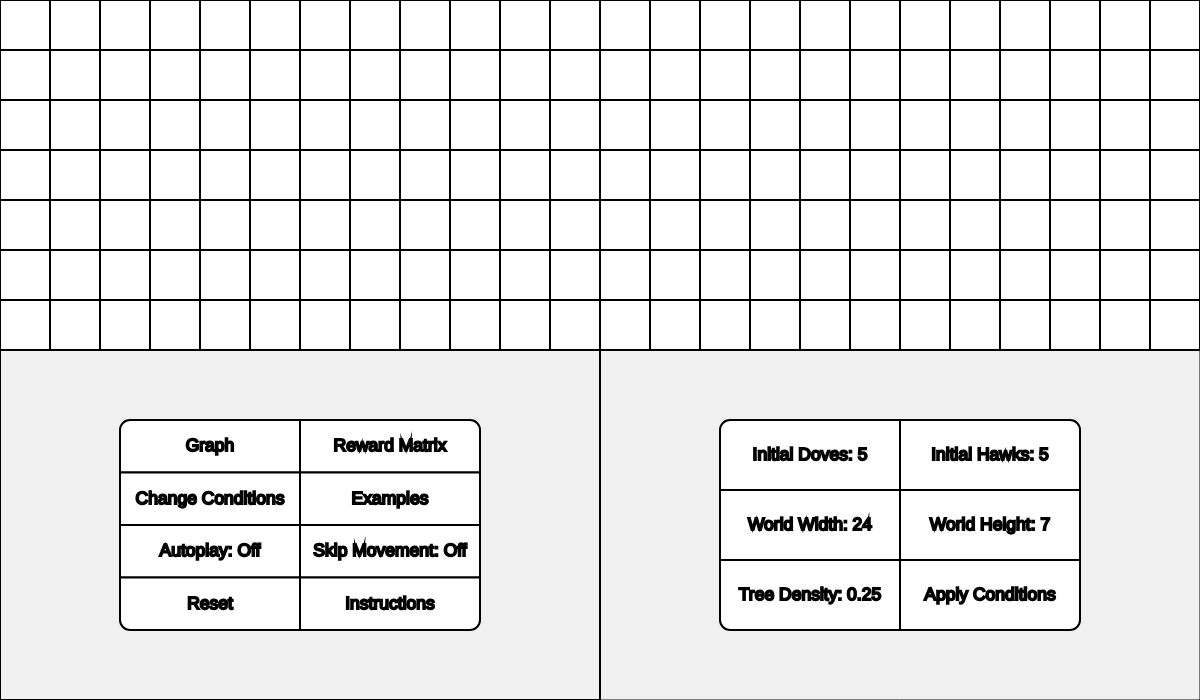
Frame 1 (no input)
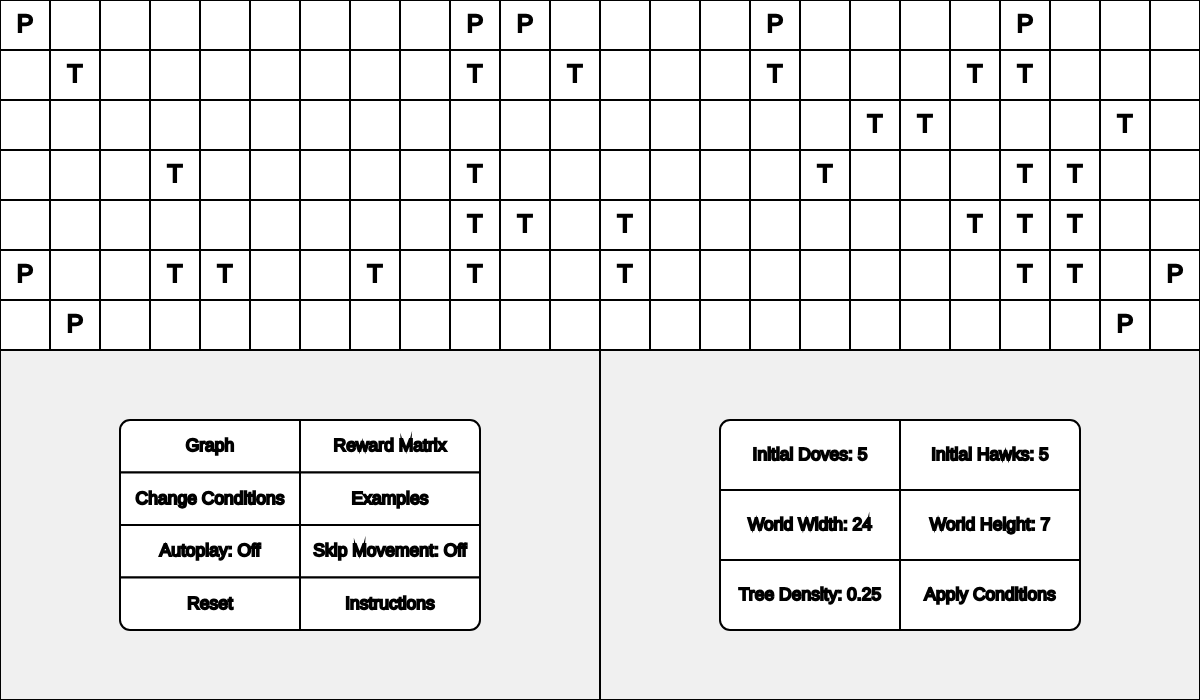
Frame 60 (no input)
Frame 120 (the mouse pressed at the canvas centre since frame 60): identical to frame 60, image omitted

The p5.js sketch that drew these frames (run headless with seeded random() and noise() and a simulated clock; from frame 60 on, the mouse is pressed at the canvas centre):

// p5.js sketch
// ── sketch.js
// 2d grid assignment || Evolutionary Game Theory
// William Sherwood
// Date
//
// Extra for Experts:
// - describe what you did to take this project "above and beyond"

//inspiration:
//https://www.youtube.com/watch?v=TZfh8hpJIxo

let entities = {
  trees: [],
  pawns: [],
};
let data = {
  day: 0,
  pawns: 0,
  doves: 0,
  hawks: 0,
  pDoves: 0,
  pHawks: 0,
  history: {
    doves: [],
    hawks: [],
  },
};
const SHOW_MY_GRAPH = 0;
const SHOW_MATRIX = 1;
const CHANGE_CONDITIONS = 2;
const SHOW_EXAMPLES = 3;
const SHOW_INSTRUCTIONS = 4;
const DOVE = 0;
const HAWK = 1;
const TREE = -1;
const GRID_WIDTH = -2;
const GRID_HEIGHT = -3;
let world = [];
let availableTrees = [];
let autoPlay = false;
let skipMovement = false;
let initialDoves = 5;
let initialHawks = 5;
let treeCount = 1;
let treeDensity = 1/4; //amount of the board that will be populated by trees
let pawnsInPlace = false;
let foodGiven = true;
let foodUsed = false;
let cellSize = 50;
let gridWidth, gridHeight; 
let newGridWidth = 24;
let newGridHeight = 7;
let gameCycle = [findTrees, goHome, newGeneration];
let gameState = 2;
let display = [drawGraph, drawMatrix, drawChangeConditions, drawExamples, drawInstructions];
let displayState = CHANGE_CONDITIONS;
let clickReleased = true;

//results for each type of encounter
//                Alone DOVE HAWK
let rewardMatrix = [[2, 7/4, 2/4], //DOVE
                    [2, 6/4, 3/4]];//HAWK


 
class Entity {

  constructor (x, y){
    this.homeX = x;
    this.homeY = y;
    this.x = x;
    this.y = y;
  }
}

class Pawn extends Entity{

  constructor (x, y, strategy){
    super(x, y);
    this.strategy = strategy;
    this.food = 1;
    this.destination = [x, y];
    this.atDestination = false;
    this.die = false;

  }

  findDestination(){
    if (this.destination[0] === this.homeX && this.destination[1] === this.homeY || this.die){
      if (this.die){
        this.destination = [this.homeX, this.homeY];
        return;
      }
      if (availableTrees.length === 0){
        this.die = true;
        return;
      }

      let tree = availableTrees.pop();

      tree.pawns++;
      this.destination = [tree.x, tree.y];
    }
  }

  move(){
    let distX;
    let distY;

    if (this.die){
      //remove dead pawns
      let index = entities.pawns.indexOf(this);
      entities.pawns.splice(index, 1);
      return;
    }
    else{
      distX = this.destination[0] - this.x;
      distY = this.destination[1] - this.y;
    }
    
    if (distX === 0 && distY === 0){
      if (!this.die){
        this.atDestination = true;
        return;
      }
      else{
        return;
      }
    }

    if (skipMovement){
      this.x = this.destination[0];
      this.y = this.destination[1];
    }
    else if (!skipMovement){
      if (distX !== 0 || distY !== 0){
        if (abs(distX) > abs(distY)){
          if (distX > 0){
            this.x += 1;
          }
          else{
            this.x -= 1;
          }
        }
        else{
          if (distY > 0){
            this.y += 1;
          }
          else{
            this.y -= 1;
          }
        }
      }
    }
  }
}

class Tree extends Entity{

  constructor (x, y){
    super(x, y);
    this.pawns = 0;
    this.full = false;

  }

  updatePawns(){
    if (this.pawns >= 2){
      this.full = true;
    }
    else{
      this.full = false;
    }
  }
}

function setup() {
  createCanvas(1200, 700);
  
  applyConditions();
}

function draw() {
  background(220);

  let displayParameter;
  if (displayState === SHOW_MY_GRAPH){
    displayParameter = data.history;
  }

  display[displayState](displayParameter);
  drawWorld();
  drawButtons();
  updateWorld();
  updateData();

  gameCycle[gameState]();

  if (autoPlay){
    nextGameState();
  }
}

function keyPressed(){
    nextGameState();
}

function drawButton(x, y, w, h, label, size, color1, color2, action, corners = [0, 0, 0, 0], parameters = [null, null, null, null]){
  //draws a button which runs a function when pressed

  let isHovered = mouseX > x && mouseX < x + w && mouseY > y && mouseY < y + h;

  fill(isHovered ? color2 : color1); //change colour when hovered
  stroke(0, 255);
  strokeWeight(2);
  rect(x, y, w, h, corners[0], corners[1], corners[2], corners[3]);

  fill(0);
  textAlign(CENTER, CENTER);
  textSize(size);
  text(label, x + w/2, y + h/2);

  //when the button is clicked run the button's function
  if (isHovered && mouseIsPressed && clickReleased){
    action(parameters[0], parameters[1], parameters[2], parameters[3]);
    clickReleased = false;
  }
}

function mouseReleased(){
  //when mouse click is released allow buttons to be pressed again
  clickReleased = true;
}

function drawButtons(){
  let areaWidth = width/2;
  let areaHeight = height/2;
  let areaX = 0;
  let areaY = areaHeight;
  let bufferX = areaWidth/5;
  let bufferY = areaHeight/5;
  let size = min(areaHeight, areaWidth)/20;

  fill(240);
  stroke(0);
  rect(areaX, areaY, areaWidth, areaHeight);

  areaWidth -= bufferX*2;
  areaX += bufferX;
  areaHeight -= bufferY*2;
  areaY += bufferY;
  let buttonWidth = areaWidth/2;
  let buttonHeight = areaHeight/4;
  let autoPlayTag = autoPlay ? "On" : "Off";
  let skipMovementTag = skipMovement ? "On" : "Off";

  drawButton(areaX, areaY, buttonWidth, buttonHeight, "Graph", size, color(255, 255), color(0, 100), changeDisplay, [10, 0, 0 ,0], [SHOW_MY_GRAPH]);
  drawButton(areaX + buttonWidth, areaY, buttonWidth, buttonHeight, "Reward Matrix", size, color(255, 255), color(0, 100), changeDisplay, [0, 10, 0 ,0], [SHOW_MATRIX]);
  drawButton(areaX, areaY + buttonHeight, buttonWidth, buttonHeight, "Change Conditions", size, color(255, 255), color(0, 100), changeDisplay, [0, 0, 0, 0], [CHANGE_CONDITIONS]);
  drawButton(areaX + buttonWidth, areaY + buttonHeight, buttonWidth, buttonHeight, "Examples", size, color(255, 255), color(0, 100), changeDisplay, [0, 0, 0, 0], [SHOW_EXAMPLES]);
  drawButton(areaX, areaY + buttonHeight*2, buttonWidth, buttonHeight, `Autoplay: ${autoPlayTag}`, size, color(255, 255), color(0, 100), toggleAutoPlay, [0, 0, 0, 0]);
  drawButton(areaX + buttonWidth, areaY + buttonHeight*2, buttonWidth, buttonHeight, `Skip Movement: ${skipMovementTag}`, size, color(255, 255), color(0, 100), toggleSkipMovement, [0, 0, 0, 0]);
  drawButton(areaX, areaY + buttonHeight*3, buttonWidth, buttonHeight, "Reset", size, color(255, 255), color(0, 100), applyConditions, [0, 0, 0, 10]);
  drawButton(areaX + buttonWidth, areaY + buttonHeight*3, buttonWidth, buttonHeight, "Instructions", size, color(255, 255), color(0, 100), changeDisplay, [0, 0, 10, 0], [SHOW_INSTRUCTIONS]);

}

function toggleAutoPlay(){
  autoPlay = !autoPlay;
}

function toggleSkipMovement(){
  skipMovement = !skipMovement;
}

function changeDisplay(newDisplay){
  displayState = newDisplay;
}

function changeConditions(condition){
  let num = Number(prompt('Enter the new value'));

  if (num){
    if (condition === DOVE){
      initialDoves = round(max(0, num));
    }
    else if (condition === HAWK){
      initialHawks = round(max(0, num));
    }
    else if (condition === TREE){
      treeDensity = round(max(0, min(1, num)), 2);
    }
    else if (condition === GRID_WIDTH){
      newGridWidth = round(max(4, num));
      newGridHeight = floor(newGridWidth * ((height/2)/width));
    }
    else if (condition === GRID_HEIGHT){
      newGridHeight = round(max(4, num));
      newGridWidth = floor(newGridHeight * (width/(height/2)));
    }
  }
}

function applyConditions(){
  data.day = 0;
  data.history.doves = [];
  data.history.hawks = [];
  entities.trees = [];
  entities.pawns = [];
  gameState = 2;
  foodGiven = true;

  gridWidth = newGridWidth;
  gridHeight = newGridHeight;

  cellSize = min(width/gridWidth, height/2/gridHeight);

  treeCount = floor((gridWidth-2) * (gridHeight-2) * treeDensity);

  world = generateEmptyWorld(gridWidth, gridHeight);

  placeTrees();
  fillAvailableTrees();

  for (let i = 0; i < initialDoves; i++){
    entities.pawns.push(createPawn(DOVE));
  }
  for (let i = 0; i < initialHawks; i++){
    entities.pawns.push(createPawn(HAWK));
  }

}

function drawExamples(){
  let areaWidth = width/2;
  let areaHeight = height/2;
  let areaX = areaWidth;
  let areaY = areaHeight;
  let bufferX = areaWidth/5;
  let bufferY = areaHeight/5;
  let size = min(areaHeight, areaWidth)/20;

  //draw quadrant background
  fill(240);
  stroke(0);
  rect(areaX, areaY, areaWidth, areaHeight);

  areaWidth -= bufferX*2;
  areaX += bufferX;
  areaHeight -= bufferY*2;
  areaY += bufferY;
  let buttonWidth = areaWidth/3;
  let buttonHeight = areaHeight/3;

}

function drawInstructions(){
  let areaWidth = width/2;
  let areaHeight = height/2;
  let areaX = areaWidth;
  let areaY = areaHeight;
  let bufferX = areaWidth/5;
  let bufferY = areaHeight/5;
  let size = min(areaHeight, areaWidth)/20;

  //draw quadrant background
  fill(240);
  stroke(0);
  rect(areaX, areaY, areaWidth, areaHeight);

  areaWidth -= bufferX*2;
  areaX += bufferX;
  areaHeight -= bufferY*2;
  areaY += bufferY;

}

function drawChangeConditions(){
  let areaWidth = width/2;
  let areaHeight = height/2;
  let areaX = areaWidth;
  let areaY = areaHeight;
  let bufferX = areaWidth/5;
  let bufferY = areaHeight/5;
  let size = min(areaHeight, areaWidth)/20;

  //draw quadrant background
  fill(240);
  stroke(0);
  rect(areaX, areaY, areaWidth, areaHeight);

  areaWidth -= bufferX*2;
  areaX += bufferX;
  areaHeight -= bufferY*2;
  areaY += bufferY;
  let buttonWidth = areaWidth/2;
  let buttonHeight = areaHeight/3;

  drawButton(areaX, areaY, buttonWidth, buttonHeight, `Initial Doves: ${initialDoves}`, size, color(255, 255), color(0, 100), changeConditions, [10, 0, 0 ,0], [DOVE]);
  drawButton(areaX + buttonWidth, areaY, buttonWidth, buttonHeight, `Initial Hawks: ${initialHawks}`, size, color(255, 255), color(0, 100), changeConditions, [0, 10, 0 ,0], [HAWK]);
  drawButton(areaX, areaY + buttonHeight, buttonWidth, buttonHeight, `World Width: ${newGridWidth}`, size, color(255, 255), color(0, 100), changeConditions, [0, 0, 0, 0], [GRID_WIDTH]);
  drawButton(areaX + buttonWidth, areaY + buttonHeight, buttonWidth, buttonHeight, `World Height: ${newGridHeight}`, size, color(255, 255), color(0, 100), changeConditions, [0, 0, 0, 0], [GRID_HEIGHT]);
  drawButton(areaX, areaY + buttonHeight*2, buttonWidth, buttonHeight, `Tree Density: ${treeDensity}`, size, color(255, 255), color(0, 100), changeConditions, [0, 0, 0, 10], [TREE]);
  drawButton(areaX + buttonWidth, areaY + buttonHeight*2, buttonWidth, buttonHeight, `Apply Conditions`, size, color(255, 255), color(0, 100), applyConditions, [0, 0, 10, 0]);

}

function drawMatrix(){
  let matrixWidth = width/2;
  let matrixHeight = height/2;
  let matrixX = matrixWidth;
  let matrixY = matrixHeight;
  let bufferX = matrixWidth/5;
  let bufferY = matrixHeight/5;
  let size = min(matrixHeight, matrixWidth)/20;

  //draw quadrant background
  fill(240);
  stroke(0);
  rect(matrixX, matrixY, matrixWidth, matrixHeight);

  matrixWidth -= bufferX*2;
  matrixX += bufferX;
  matrixHeight -= bufferY*2;
  matrixY += bufferY;
  let cellWidth = matrixWidth/2;
  let cellHeight = matrixHeight/2;

  for (let y = 0; y < rewardMatrix.length; y++){

    let strategy;
    if (y === DOVE){
      strategy = 'Dove';
    }
    else if (y === HAWK){
      strategy = 'Hawk';
    }
    fill(0);
    textSize(size);
    textAlign(RIGHT, CENTER);
    text(strategy, matrixX, matrixY + cellHeight * y + cellHeight/2);

    textAlign(CENTER, BOTTOM);
    text(`vs. ${strategy}`, matrixX + cellWidth * y + cellWidth/2, matrixY);

    for (let x = 1; x < rewardMatrix[y].length; x++){
      let x1 = matrixX + cellWidth * (x-1);
      let y1 = matrixY + cellHeight * y;
      let w = cellWidth;
      let h = cellHeight;
      let corners = [0, 0, 0, 0];

      if (y === 0){
        if (x === 1){
          corners[0] = 10;
        }
        else if (x === 2){
          corners[1] = 10;
        }
      }
      else if (y === 1){
        if (x === 1){
          corners[3] = 10;
        }
        else if (x === 2){
          corners[2] = 10;
        }
      }
      
      drawButton(x1, y1, w, h, rewardMatrix[y][x], size, color(255, 255), color(0, 100), changeRewardMatrix, corners, [matrixX, matrixY, matrixWidth, matrixHeight]);
    }
  }


}

function drawGraph(history){
  let graphWidth = width/2;
  let graphHeight = height/2;
  let graphX = width - graphWidth;
  let graphY = height - graphHeight;
  let bufferX = graphWidth/15;
  let bufferY = graphHeight/15;
  let lineSize = min(graphHeight, graphWidth)/200;

  //draw graph background
  fill(240);
  stroke(0);
  rect(graphX, graphY, graphWidth, graphHeight);

  graphWidth -= bufferX*2;
  graphX += bufferX;
  graphHeight -= bufferY*2;
  graphY += bufferY;

  let days = history.doves.length;

  if (days >= 2){
    let step = graphWidth / (days-1);

    //draw doves area
    stroke(0, 255);
    fill(0, 0, 255);
    beginShape();
    vertex(graphX, graphY + graphHeight);
    for (let i = 0; i < days; i++){
      let x  = graphX + i * step;
      let yDove = map(history.doves[i], 0, 1, graphY + graphHeight, graphY);
      vertex(x, yDove);
    }
    vertex (graphX + graphWidth, graphY + graphHeight);
    endShape(CLOSE);

    //draw hawks area
    stroke(0, 255);
    fill(255, 0, 0);
    beginShape();
    vertex(graphX, graphY);
    for (let i = 0; i < days; i++){
      let x = graphX + i * step;
      let yHawk = map(history.hawks[i], 0, 1, graphY, graphY + graphHeight);
      vertex(x, yHawk);
    }
    vertex (graphX + graphWidth, graphY);
    endShape(CLOSE);

    //draw markers for y-axis (amount of a certain strategy)
    for (let i = 1; i > 0; i -= 0.2){
      fill('black');
      stroke(0, 255);
      strokeWeight(lineSize);
      line(graphX - bufferX/2, graphY + graphHeight - graphHeight*i, graphX + bufferX/2, graphY + graphHeight - graphHeight*i)
      textAlign(RIGHT, CENTER);
      textSize(lineSize*6);
      text(round(i, 1), graphX - bufferX/2, graphY + graphHeight - graphHeight*i);
    }

    //draw markers for x-axis (days passed)
    for (let i = 0; i < days; i++){
      fill('black');
      stroke(0, 255);
      strokeWeight(lineSize);
      line(graphX + i * step, graphY + graphHeight - bufferY/2, graphX + i * step, graphY + graphHeight + bufferY/2)
      textAlign(CENTER, TOP);
      textSize(lineSize*6);
      text(i, graphX + i * step, graphY + graphHeight + bufferY/2);
    }

    //indicator for total days passed
    textAlign(CENTER, BOTTOM);
    text (days-1, graphX + graphWidth + bufferX/2, graphY + graphHeight);
  }

}

function changeRewardMatrix(x, y, w, h){
  let rewardLocation = [];
  let num = Number(prompt('Enter the new value'));

  if (num){
    if (mouseX > x && mouseX < x + w/2){
      if (mouseY > y && mouseY < y + h/2){
        rewardLocation = [1, 0];
        rewardMatrix[rewardLocation[1]][rewardLocation[0]] = num;
      }
      else if (mouseY > y + h/2 && mouseY < y + h){
        rewardLocation = [1, 1];
        rewardMatrix[rewardLocation[1]][rewardLocation[0]] = num;
      }
    }
    else if (mouseX > x + w/2 && mouseX < x + w){
      if (mouseY > y && mouseY < y + h/2){
        rewardLocation = [2, 0];
        rewardMatrix[rewardLocation[1]][rewardLocation[0]] = num;
      }
      else if (mouseY > y + h/2 && mouseY < y + h){
        rewardLocation = [2, 1];
        rewardMatrix[rewardLocation[1]][rewardLocation[0]] = num;
      }
    }
  }
}

function updateData(){
  data.pawns = 0;
  data.doves = 0;
  data.hawks = 0;
  for (let pawn of entities.pawns){
    data.pawns++;
    if (pawn.strategy === DOVE){
      data.doves++;
    }
    else if (pawn.strategy === HAWK){
      data.hawks++;
    }
  }

  data.pDoves = data.doves/data.pawns;
  data.pHawks = data.hawks/data.pawns;
}

function nextGameState(){
  checkPawnsInPlace();
  if (pawnsInPlace && foodGiven){
    gameState++;

    if (gameState >= gameCycle.length){
      entities.pawns = shuffleArray(entities.pawns);
      // mixPawns();
      fillAvailableTrees();
      data.day++;
      gameState = 0;
      foodGiven = false;
      foodUsed = false;

      data.history.doves.push(data.pDoves);
      data.history.hawks.push(data.pHawks);

      for (let pawn of entities.pawns){
        pawn.destination = [pawn.homeX, pawn.homeY];
        pawn.atDestination = false;
      }
    }
  }
}

function mixPawns(){
  let doves = entities.pawns.filter(p => p.strategy === DOVE);
  let hawks = entities.pawns.filter(p => p.strategy === HAWK);
  let newPawns = [];

  while (doves.length > 0 && hawks.length > 0) {
    newPawns.push(doves.pop());
    newPawns.push(hawks.pop());
  }

  // Append the remaining pawns (only one type will be left)
  newPawns = newPawns.concat(doves).concat(hawks);

  entities.pawns = newPawns;
}

function findTrees(){
  for (let pawn of entities.pawns){
    pawn.findDestination();
    pawn.move();
    for (let tree of entities.trees){
      tree.updatePawns();
    }
  }
  
  if (!foodGiven){
    checkPawnsInPlace();
    if (pawnsInPlace){
      runLogic();
    }
  }
}

function createPawn(strategy){
  let x;
  let y;

  //pick random corner
  if (random() < 0.5){
    x = 0;
  }
  else{
    x = gridWidth-1;
  }
  if (random() < 0.5){
    y = 0;
  }
  else{
    y = gridHeight-1;
  }

  //move a random amount on one random axis
  if (random() < 0.5){
    x += floor(random(gridWidth));
    x %= gridWidth;
  }
  else{
    y += floor(random(gridHeight));
    y %= gridHeight;
  }

  return new Pawn(x, y, strategy);
}

function placeTrees(){

  let availablePositions = [];

  for (let x = 1; x < gridWidth - 1; x++){
    for (let y = 1; y < gridHeight - 1; y++){
      availablePositions.push([x, y]);
    }
  }

  availablePositions = shuffleArray(availablePositions);

  for (let i = 0; i < treeCount && i < availablePositions.length; i++){
    let [treeX, treeY] = availablePositions[i];
    entities.trees.push(new Tree(treeX, treeY));
  }
}

function fillAvailableTrees(){
  availableTrees = [];
  for (let i = 0; i < 2; i++){
    for (let tree of entities.trees){
      availableTrees.push(tree);
    }
  }

  availableTrees = shuffleArray(availableTrees);
}

function shuffleArray(array){
  for (let i = array.length - 1; i > 0; i--){
    let j = floor(random(i+1));
    [array[i], array[j]] = [array[j], array[i]];
  }

  return array;
}

function generateEmptyWorld(width, height){
  let newGrid = [];
  for (let y = 0; y < height; y++){
    newGrid.push([]);
    for (let x = 0; x < width; x++){
      newGrid[y].push([]);
    }
  }

  return newGrid;
}

function drawWorld(xOffset = 0, yOffset = 0){
  for (let y = 0; y < world.length; y++){
    yCoord = y * cellSize;
    for (let x = 0; x < world[y].length; x++){
      xCoord = x * cellSize;

      fill("white");
      stroke(0, 255);
      rect(xCoord+xOffset, yCoord+yOffset, cellSize, cellSize);

      if (world[y][x].includes('tree')){
        fill("black");
        textAlign(CENTER,CENTER);
        textSize(cellSize/2);
        text('T', xCoord + xOffset + cellSize/2, yCoord + yOffset + cellSize/2);
      }
      else if (world[y][x].includes('pawn')){
        fill("black");
        textAlign(CENTER,CENTER);
        textSize(cellSize/2);
        text('P', xCoord + xOffset + cellSize/2, yCoord + yOffset + cellSize/2);
      }
    }
  }
}

function updateWorld(){
  for (let y = 0; y < world.length; y++){
    for (let x = 0; x < world[y].length; x++){
      world[y][x] = [];
    }
  }

  for (let pawn of entities.pawns){
    let x = pawn.x;
    let y = pawn.y;

    world[y][x].push('pawn');
  }

  for (let tree of entities.trees){
    let x = tree.x;
    let y = tree.y;

    world[y][x].push('tree');
  }
}

function isWorldFull(){
  for (let tree of entities.trees){
    if (!tree.full){
      return false;
    }
  }
  
  return true;
}

function checkPawnsInPlace(){
  for (let pawn of entities.pawns){
    if (pawn.x !== pawn.destination[0] || pawn.y !== pawn.destination[1]){
      pawnsInPlace = false;
      return;
    }
  }

  pawnsInPlace = true;
}

function runLogic(){
  foodGiven = true;

  for (let tree of entities.trees){
    let pawnsAtTree = entities.pawns.filter(pawn => 
      pawn.destination[0] === tree.x && pawn.destination[1] === tree.y
    );
  
    if (pawnsAtTree.length === 1){
      let pawn = pawnsAtTree[0];
      pawn.food = rewardMatrix[pawn.strategy][0];
    }

    else if (pawnsAtTree.length === 2){
      let pawn1 = pawnsAtTree[0];
      let pawn2 = pawnsAtTree[1];

      pawn1.food = rewardMatrix[pawn1.strategy][pawn2.strategy+1];
      pawn2.food = rewardMatrix[pawn2.strategy][pawn1.strategy+1];
    }
  }
}

function goHome(){
  for (let tree of entities.trees){
    tree.pawns = 0;
  }
  for (let pawn of entities.pawns){
    pawn.atDestination = false;
    pawn.destination = [pawn.homeX, pawn.homeY];
    pawn.move();
  }
  
}

function newGeneration(){
  if (!foodUsed){
    let newPawns = [];

    for (let pawn of entities.pawns){
      let food = pawn.food;
      let strategy = pawn.strategy;

      for (let i = 0; i < floor(food); i++){
        newPawns.push(createPawn(strategy));
      }

      if (random() < food - floor(food)){
        newPawns.push(createPawn(strategy));
      }
    }

    entities.pawns = newPawns;
    foodUsed = true;
  }
}
